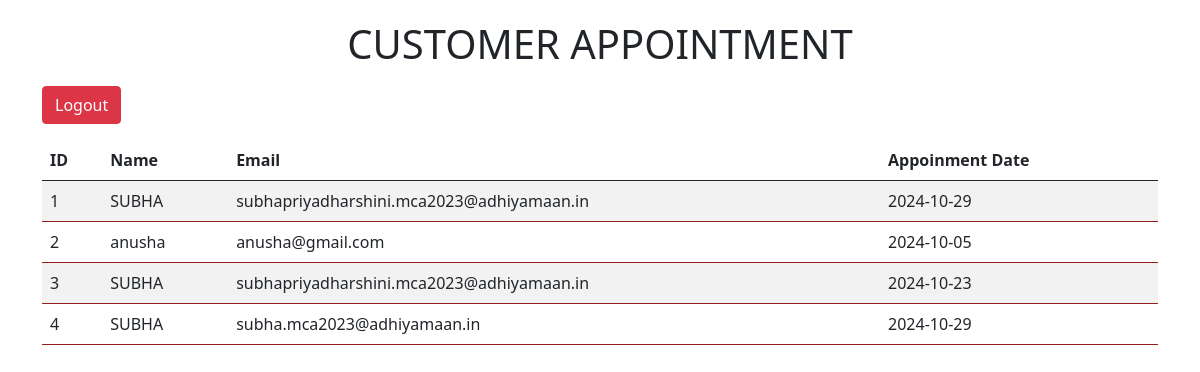
Screenshot of /result (signed in) with the database file from the repository.
### tables this page shows
CREATE TABLE users
                   (id integer primary key autoincrement,
                   name text not null,
                   mail text not null,
                   date text not null);

### app.py (the view)
@app.route('/result')
def result():
    if not session.get('logged_in'):
        flash('you need to log in to access this page.')
        return redirect(url_for('login'))
    conn = sqlite3.connect('database.db')
    cursor = conn.cursor()
    cursor.execute('SELECT * FROM users')
    data = cursor.fetchall()
    conn.close()
    return render_template('result.html', data=data)

### templates/result.html (shortened to what this page needs)
<!DOCTYPE html>
<html lang="en">
<head>
    <link href="https://cdn.jsdelivr.net/npm/bootstrap@5.0.2/dist/css/bootstrap.min.css" rel="stylesheet">
</head>
<body>
    <div class="container">
        <h1>CUSTOMER APPOINTMENT</h1>
        <a href="/logout" class="btn btn-danger mb-3">Logout</a>
        <table class="table table-striped">
            <thead>
                <tr>
                    <th>ID</th>
                    <th>Name</th>
                    <th>Email</th>
                    <th>Appoinment Date</th>
                </tr>
            </thead>
<tbody>
                {% for row in data %}
                <tr>
                    <td>{{ row[0] }}</td>
                    <td>{{ row[1] }}</td>
                    <td>{{ row[2] }}</td>
                    <td>{{ row[3] }}</td>
                </tr>
                {% endfor %}
            </tbody>
        </table>
    </div>
</body>
</html>

### templates/result.html (style rules this page uses)
table { width: 100%; }
th, td { padding: 15px; text-align: left; border-bottom: 1px solid #921f1f; }
th { background-color: #f2f2f2; }
a { color: #007bff; text-decoration: none; }
.container { margin-top: 20px; }
h1 { text-align: center; }
a.btn-danger { margin-top: 10px; }

### rows the page displays
users: id "1", name "SUBHA", mail "subhapriyadharshini.mca2023@adhiyamaan.in", date "2024-10-29"
users: id "2", name "anusha", mail "anusha@gmail.com", date "2024-10-05"
users: id "3", name "SUBHA", mail "subhapriyadharshini.mca2023@adhiyamaan.in", date "2024-10-23"
users: id "4", name "SUBHA", mail "subha.mca2023@adhiyamaan.in", date "2024-10-29"
